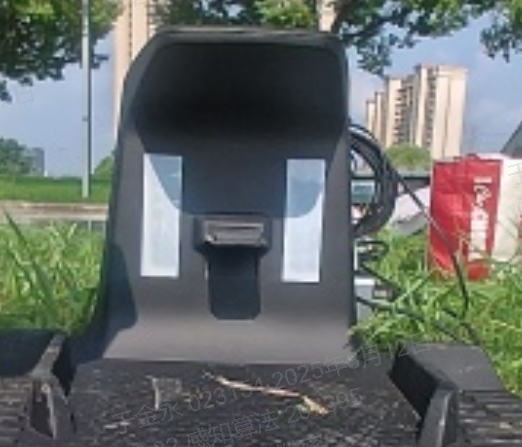
#> input picture python/img/edge/strip/1.jpg, 522 x 447 px, found by its file name; its folder holds only this picture in this run
$ python esg.py
#> lines starting #> are read from the running program, lines starting #| are printed output that depends on the picture; after the words box and inside, x2 and y2 are one past the last pixel; in counts of white or black regions, pixels touching at a corner belong together
import cv2
import numpy as np
import os

def get_subpixel_corners_near_vertices(gray_img, box, search_radius=10):
    """在矩形框四个顶点附近搜索并提取亚像素级角点"""
    subpix_corners = []
    # 遍历矩形框的四个顶点
    for (x, y) in box:
        # 1. 确定顶点附近的搜索区域（以顶点为中心，search_radius为半径的正方形）
        x_start = max(0, x - search_radius)
        x_end = min(gray_img.shape[1], x + search_radius + 1)
        y_start = max(0, y - search_radius)
        y_end = min(gray_img.shape[0], y + search_radius + 1)

        # 2. 提取搜索区域的ROI
        roi = gray_img[y_start:y_end, x_start:x_end]
        if roi.size == 0:
            continue

        # 3. 在ROI内检测初始角点（使用Shi-Tomasi算法，对边缘敏感）
        corners = cv2.goodFeaturesToTrack(
            roi,
            maxCorners=5,  # 每个顶点附近最多找5个候选角点
            qualityLevel=0.01,
            minDistance=3,
            blockSize=3
        )
        if corners is None:
            continue

        # 4. 转换ROI内的角点坐标到原图坐标
        corners = np.int32(corners).reshape(-1, 2)
        corners = [(cx + x_start, cy + y_start) for (cx, cy) in corners]

        # 5. 找到距离原始顶点最近的角点（确保在顶点附近）
        corners_with_dist = [((cx - x)**2 + (cy - y)** 2, cx, cy) for (cx, cy) in corners]
        corners_with_dist.sort()  # 按距离排序
        nearest_corner = (corners_with_dist[0][1], corners_with_dist[0][2])

        # 6. 亚像素级细化
        criteria = (cv2.TERM_CRITERIA_EPS + cv2.TERM_CRITERIA_MAX_ITER, 30, 0.001)
        subpix = cv2.cornerSubPix(
            gray_img,
            np.float32([nearest_corner]),
            (5, 5),
            (-1, -1),
            criteria
        )
        subpix_corners.append(subpix[0])

    return np.array(subpix_corners, dtype=np.float32)

def process_gray_image(image_path):
#> called with image_path = 'D:\\dmt\\data\\strip/1.jpg'
    image = cv2.imread(image_path, cv2.IMREAD_GRAYSCALE)
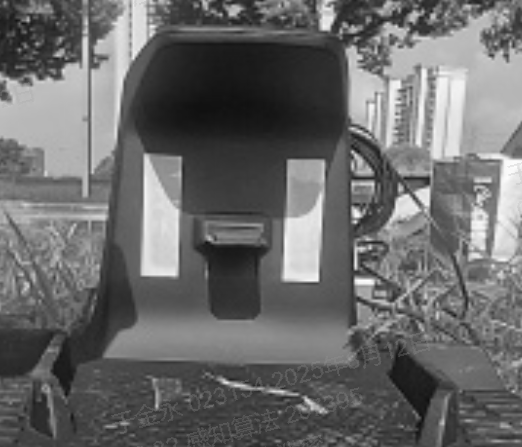
#> image: shape (447, 522); min 14, max 254, mean 106
    if image is None:
        print(f"图片 {image_path} 未找到或不是有效灰度图！")
        return None, None

    # 生成用于绘制的彩色图
    result = cv2.cvtColor(image, cv2.COLOR_GRAY2BGR)

    # 原始矩形框检测逻辑（完全保留）
    blur = cv2.GaussianBlur(image, (5, 5), 0)
    edges = cv2.Canny(blur, 50, 200)
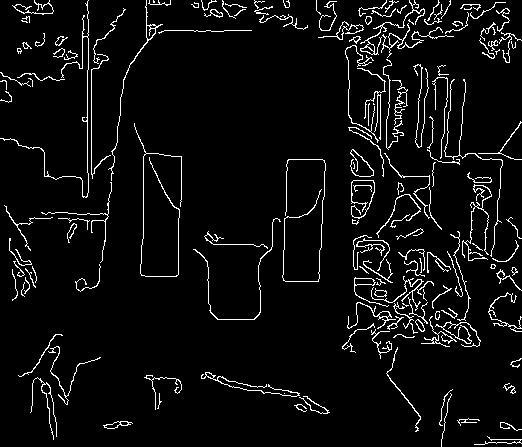
#> edges: shape (447, 522); 5.3% white in thin lines or dots
    contours, _ = cv2.findContours(edges, cv2.RETR_EXTERNAL, cv2.CHAIN_APPROX_SIMPLE)
#> contours = 157 contours, 109 with area under 20; largest, box (x1, y1, x2, y2) and area: (108, 0, 163, 181) 154, (360, 0, 425, 55) 150, (354, 277, 389, 307) 129, (103, 421, 133, 429) 96, (347, 302, 396, 329) 84
    boxes = []
    valid_boxes = []

    for contour in contours:
        area = cv2.contourArea(contour)
        if area < 100:
            continue

        rotated_rect = cv2.minAreaRect(contour)
        (_, (width, height), _) = rotated_rect
        if min(width, height) < 20:
            continue

        box = cv2.boxPoints(rotated_rect)
        box = np.int32(box)
        x_min, y_min = np.min(box, axis=0)
        x_max, y_max = np.max(box, axis=0)
        x_min = max(0, x_min)
        y_min = max(0, y_min)
        x_max = min(image.shape[1] - 1, x_max)
        y_max = min(image.shape[0] - 1, y_max)

        aspect_ratio = max(width, height) / min(width, height)
        roi_gray = image[y_min:y_max, x_min:x_max]
        mean_brightness = np.mean(roi_gray)

        if len(cv2.approxPolyDP(contour, 0.01 * cv2.arcLength(contour, True), True)) == 4 or mean_brightness > 80:
            valid_boxes.append((aspect_ratio, box))
#> this loop made 157 passes
#> area on passes 3, 6, 14: 96, 20.5, 62.5
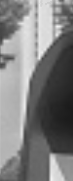
#> roi_gray: shape (181, 73); min 26, max 243, mean 126.4
#> after the loop, valid_boxes = [(1.65, [[387, 306], [349, 297], [354, 274], [393, 283]]), (3.24, [[369, 61], [354, 43], [413, -4], [427, 13]]), (8.27, [[116, 181], [94, 175], [146, 0], [167, 6]])]

    if len(valid_boxes) == 2:
        for _, box in valid_boxes:
            boxes.append(box)
    else:
        valid_boxes.sort(key=lambda x: x[0], reverse=True)
        top_one_boxes = [box for _, box in valid_boxes[:1]]
#> top_one_boxes = [[[116, 181], [94, 175], [146, 0], [167, 6]]]
        extra_boxes = [box for _, box in valid_boxes[1:]]
#> extra_boxes = [[[369, 61], [354, 43], [413, -4], [427, 13]], [[387, 306], [349, 297], [354, 274], [393, 283]]]

        for box in top_one_boxes:
            boxes.append(box)
#> this loop made 1 pass
#> box on pass 1: [[116, 181], [94, 175], [146, 0], [167, 6]]
#> after the loop, boxes = [[[116, 181], [94, 175], [146, 0], [167, 6]]]

        if extra_boxes:
            all_points = np.concatenate(extra_boxes, axis=0)
#> all_points = [[369, 61], [354, 43], [413, -4], [427, 13], [387, 306], [349, 297], [354, 274], [393, 283]]
            merged_rect = cv2.minAreaRect(all_points)
#> merged_rect = ((375.4, 147.9), (310.8, 68.68), -82.82)
            merged_box = cv2.boxPoints(merged_rect)
#> merged_box = [[390.1, 306.4], [321.9, 297.8], [360.7, -10.58], [428.9, -2]]
            merged_box = np.int32(merged_box)
#> merged_box = [[390, 306], [321, 297], [360, -10], [428, -1]]
            boxes.append(merged_box)

    return boxes, result, image

def traverse_gray_folder(input_folder, output_folder):
    if not os.path.exists(output_folder):
        os.makedirs(output_folder)

    for filename in os.listdir(input_folder):
        if filename.endswith(('.jpg', '.jpeg', '.png', '.bmp')):
            image_path = os.path.join(input_folder, filename)
            save_path = os.path.join(output_folder, filename)

            # 获取检测到的矩形框和图像
            boxes, result, gray_image = process_gray_image(image_path)
#> boxes = [[[116, 181], [94, 175], [146, 0], [167, 6]], [[390, 306], [321, 297], [360, -10], [428, -1]]]
            if boxes is None or result is None:
                continue

            # 处理每个矩形框，在四个顶点附近找亚像素角点
            for box in boxes:
                # 绘制原始矩形框（可选，用于对比）
                # cv2.polylines(result, [box], True, (0, 255, 0), 2)

                # 在顶点附近搜索并提取亚像素角点
                subpix_corners = get_subpixel_corners_near_vertices(gray_image, box)

                # 绘制亚像素角点（红色实心圆）
                for (x, y) in subpix_corners:
                    cv2.circle(result, (int(round(x)), int(round(y))), 2, (0, 0, 255), -1)
                corners_int = [(int(round(x)), int(round(y))) for (x, y) in subpix_corners]
                for i in range (4):
                    start = corners_int [i]
                    end = corners_int [(i + 1) % 4] # 第 4 个点连接回第 1 个点
                    cv2.line (result, start, end, (0, 255, 0), 1) # 绿色线条
#> this loop made 2 passes
#> (box, subpix_corners, corners_int) on passes 1 to 2: ([[116, 181], [94, 175], [146, 0], [167, 6]], [[111, 181.7], [89.07, 173], [148, 3.44], [170, 3.94]], [(111, 182), (89, 173), (148, 3), (170, 4)]), ([[390, 306], [321, 297], [360, -10], [428, -1]], [[393.4, 302.3], [317, 295], [420, 3]], [(393, 302), (317, 295), (420, 3)])
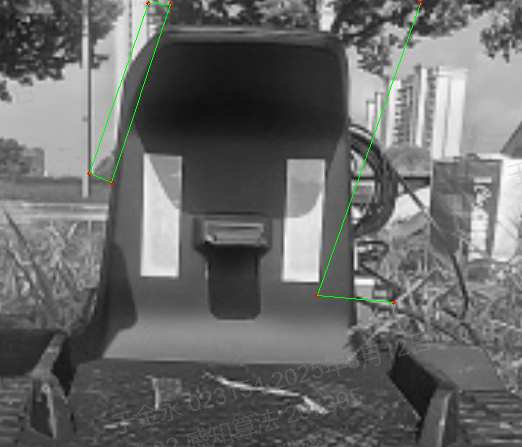
#> result: shape (447, 522, 3); mean B, G, R 105.5, 106.4, 105.6
            # 保存结果
            cv2.imwrite(save_path, result)
            print(f"已处理并保存：{save_path}")

if __name__ == "__main__":
    input_folder = r"D:\dmt\data\strip"
    output_folder = r"D:\dmt\data\so"
#> (the run stopped early here; a loop or call above may not have finished)

$ run again, on python/img/edge/strip/2.jpg
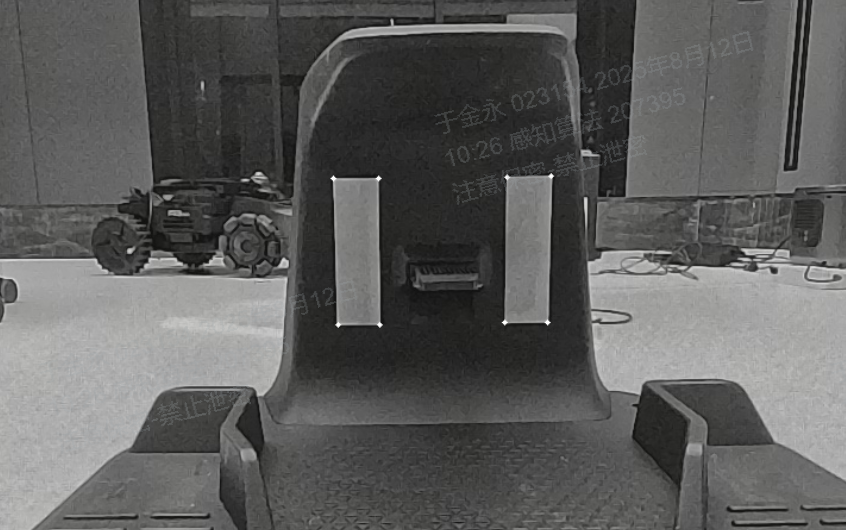
#> input picture python/img/edge/strip/2.jpg, 846 x 530 px, found by its file name
#> in process_gray_image, `edges = cv2.Canny(blur, 50, 200)`:
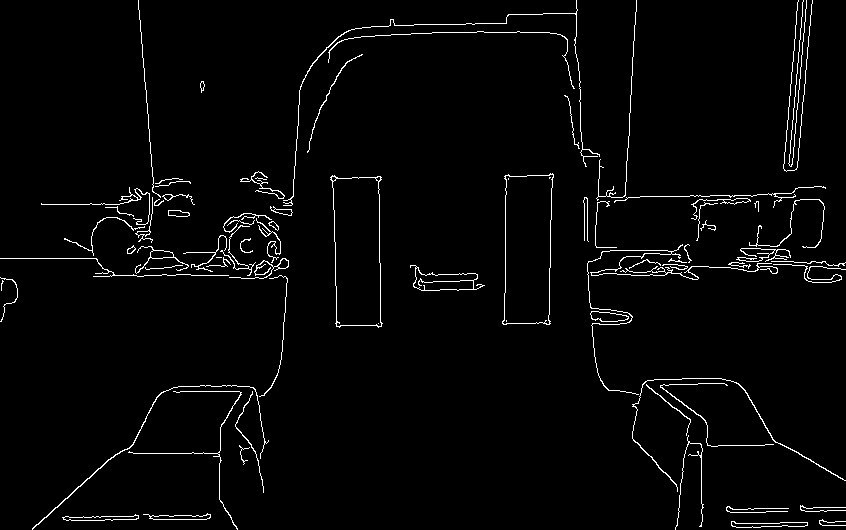
#> edges: shape (530, 846); 2.5% white in thin lines or dots
#> contours = 73 contours, 37 with area under 20; largest, box (x1, y1, x2, y2) and area: (502, 173, 554, 325) 6680, (330, 175, 383, 328) 6654, (410, 265, 485, 291) 958, (731, 521, 808, 528) 278, (590, 311, 629, 322) 270
#> the loop in process_gray_image, `for contour in contours:` made 73 passes
#> area on passes 9, 10, 12, 13, 31, 33, 35, 37: 32, 35, 33, 35, 26, 38, 81, 21.5
#> after the loop in process_gray_image, `for contour in contours:`: valid_boxes = 5 items
#> top_one_boxes = [[[550, 324], [501, 323], [504, 172], [553, 173]]]
#> extra_boxes = [[[331, 327], [329, 175], [380, 174], [382, 326]], [[31, 529], [4, 439], [247, 363], [275, 453]], [[135, 273], [133, 246], [186, 242], [188, 269]], [[635, 493], [628, 380], [837, 366], [845, 480]]]
#> the loop in process_gray_image, `for box in top_one_boxes:` made 1 pass
#> box on pass 1: [[550, 324], [501, 323], [504, 172], [553, 173]]
#> after the loop in process_gray_image, `for box in top_one_boxes:`: boxes = [[[550, 324], [501, 323], [504, 172], [553, 173]]]
#> all_points = 16 rows, first 8: [331, 327], [329, 175], [380, 174], [382, 326], [31, 529], [4, 439], [247, 363], [275, 453]
#> merged_rect = ((417.2, 337.9), (837.1, 335.6), -3.41)
#> in process_gray_image, `merged_box = cv2.boxPoints(merged_rect)`: merged_box = [[9.44, 530.3], [-10.53, 195.2], [825.1, 145.4], [845, 480.5]]
#> in process_gray_image, `merged_box = np.int32(merged_box)`: merged_box = [[9, 530], [-10, 195], [825, 145], [845, 480]]
#> in traverse_gray_folder, `boxes, result, gray_image = process_gray_image(image_path)`: boxes = [[[550, 324], [501, 323], [504, 172], [553, 173]], [[9, 530], [-10, 195], [825, 145], [845, 480]]]
#> the loop in traverse_gray_folder, `for box in boxes:` made 2 passes
#> (box, subpix_corners, corners_int) on passes 1 to 2: ([[550, 324], [501, 323], [504, 172], [553, 173]], [[548.7, 323.8], [502.4, 323.5], [503, 170], [552.4, 173.6]], [(549, 324), (502, 323), (503, 170), (552, 174)]), ([[9, 530], [-10, 195], [825, 145], [845, 480]], [[8.35, 524.5], [825.7, 155.4], [843.9, 480.1]], [(8, 525), (826, 155), (844, 480)])
#> after the loop in traverse_gray_folder, `for box in boxes:`:
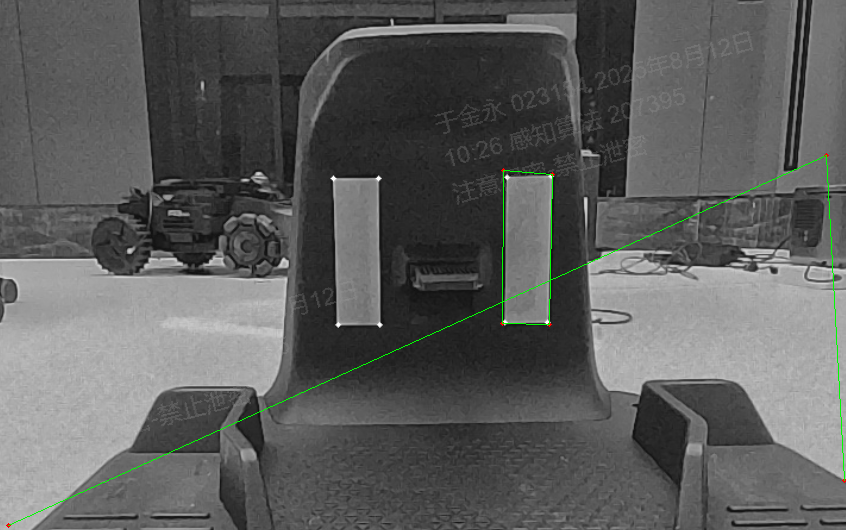
#> result: shape (530, 846, 3); mean B, G, R 92.5, 93.3, 92.5
